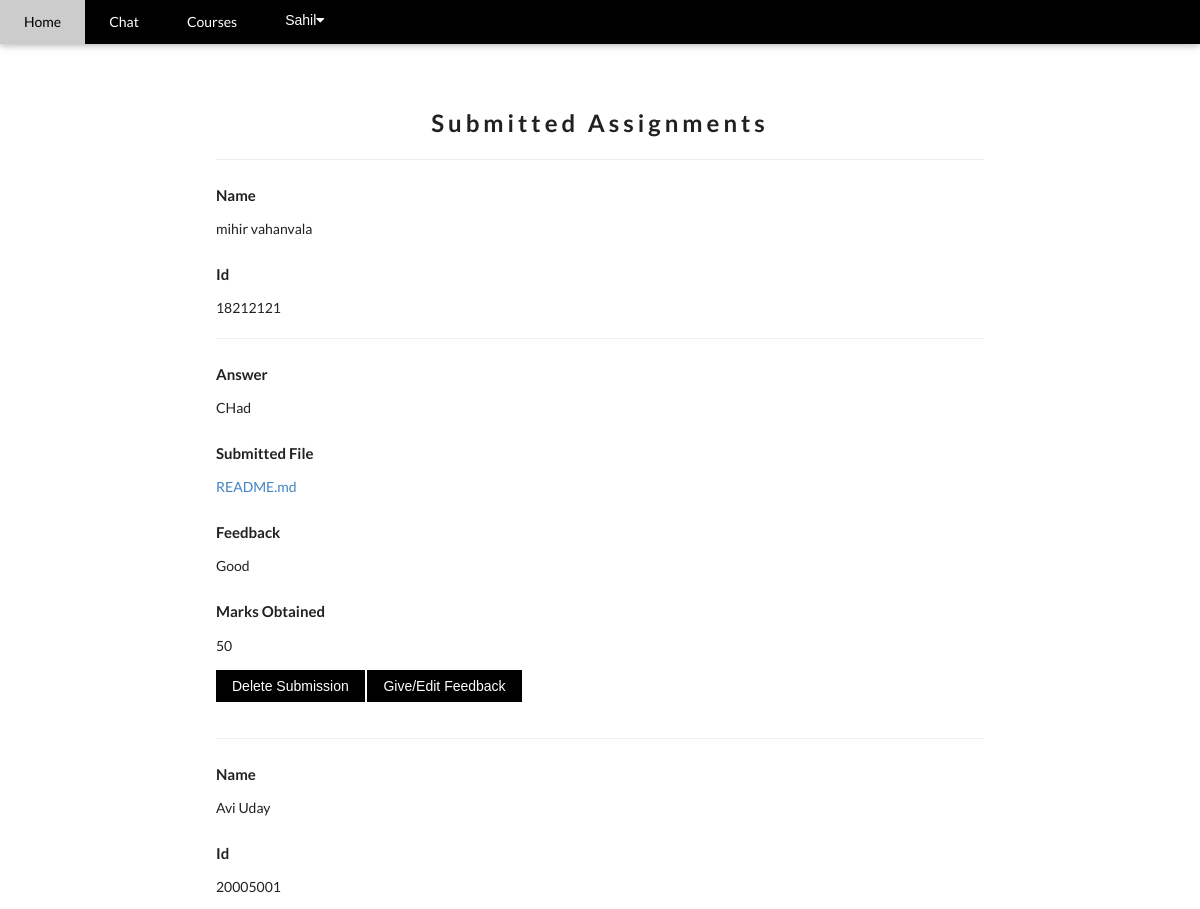
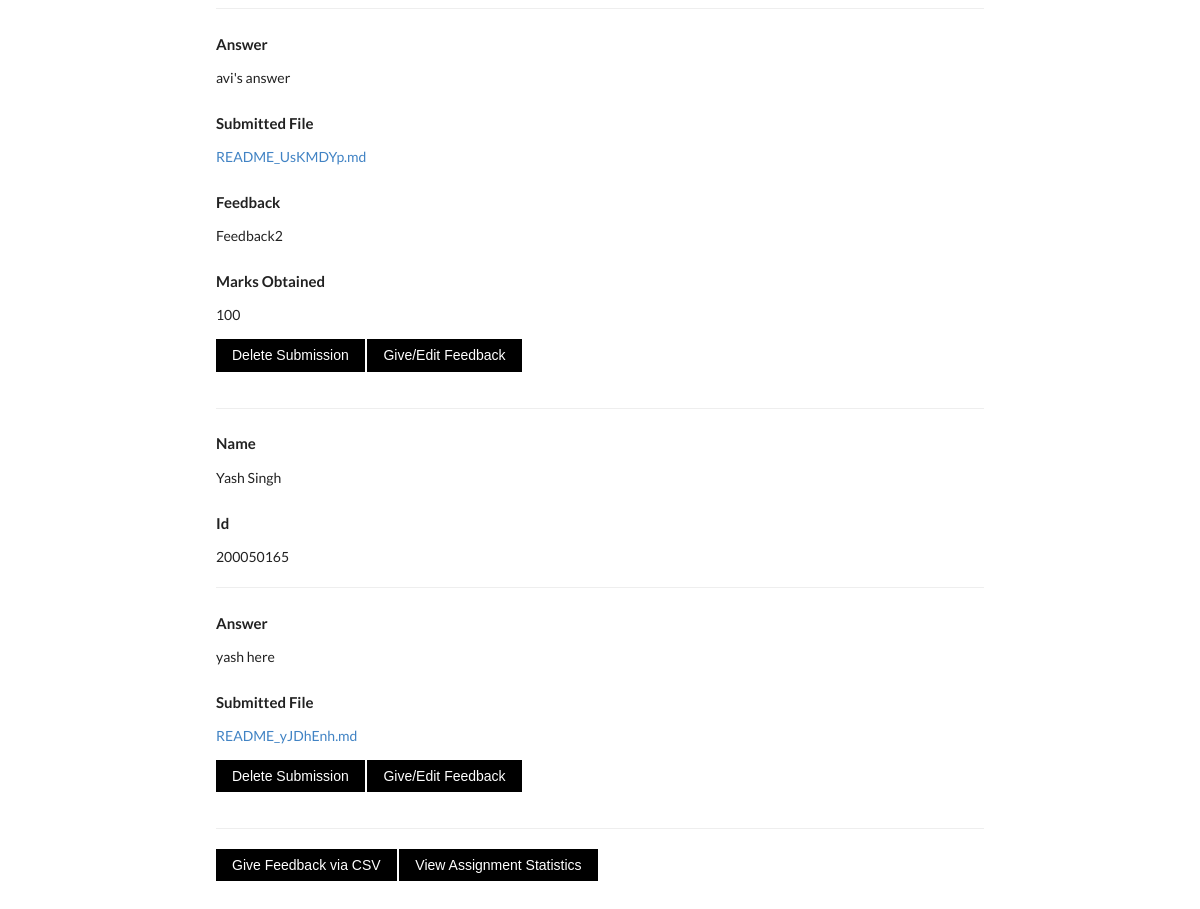
The app's page /3/assignment/2/submitted-assignment (signed in) with its own data (2 pictures, top to bottom).
### authentication/models.py (models this page shows, shortened)
class User(AbstractUser):
    username = None
    role = models.CharField(max_length=12, error_messages={
        'required': "Role must be provided"
    })
    email = models.EmailField(unique=True, blank=False,
                              error_messages={
                                  'unique': "A user with that email already exists.",
                              })
    USERNAME_FIELD = "email"
    REQUIRED_FIELDS = []
    objects = UserManager()

### core/models.py (models this page shows, shortened)
class AssignmentSubmission(models.Model):
    user = models.ForeignKey(User, on_delete=models.CASCADE)
    assignment = models.ForeignKey(Assignment, on_delete=models.CASCADE)
    name = models.CharField(max_length=100)
    university_id = models.CharField(max_length=100)
    content = models.TextField(null=True, blank=True)
    feedback = models.TextField(default='')
    file = models.FileField(null=True, blank=True)
    marks_obtained = models.IntegerField(default = 0)

### core/views.py (the view)
# urls.py: path('<int:id>/assignment/<int:pk>/submitted-assignment', view_assignmentsubmissionlist, name='submitted-assignment'),
def view_assignmentsubmissionlist(request, id, pk):
        assignment = get_object_or_404(Assignment, pk=pk)
        id=id
        pk=pk
        is_ta = 0
        students = Student.objects.filter(course = assignment.course, user=request.user)
        for item in students:
            is_ta = item.is_ta
        if(request.user.role == 'student' and is_ta == 0):
            assignmentsub_list = AssignmentSubmission.objects.filter(assignment = assignment, user = request.user)
        else:
            assignmentsub_list = AssignmentSubmission.objects.filter(assignment = assignment)
        return render(request, "core/instructor/submitted_assignment.html", {'assignment_submission': assignmentsub_list , 'id': id, 'pk': pk, 'is_ta': is_ta})

### templates/core/instructor/submitted_assignment.html (shortened to what this page needs)
{% extends 'base.html' %}
{% load static %}
{% block content %}
<div class="w3-container w3-content w3-padding-64" style="max-width:800px" id="contact">
     <h2 class="w3-wide w3-center">Submitted Assignments</h2>
        <hr/>
            {% for foo in assignment_submission %}
                <p> <h4>Name</h4> {{ foo.name }} </p>
                <p> <h4>Id</h4> {{ foo.university_id }} </p>
                <hr/>
                <p> <h4>Answer</h4> {{ foo.content }}  </p>
                {% if foo.file %}
                <p> <h4>Submitted File</h4> <a href="{{foo.file.url}}" download>{{foo.file}}</a> </p>
                {% endif %}
                {% if foo.feedback %}
                <p> <h4>Feedback</h4> {{ foo.feedback }}  </p>
                {% endif %}
                {% if foo.marks_obtained %}
                <p> <h4>Marks Obtained</h4> {{ foo.marks_obtained }}  </p>
                {% endif %}
                <a href="{% url 'core:submission-delete' foo.id %}"><button class="w3-button w3-black w3-margin-bottom" onclick="document.getElementById('ticketModal').style.display='block'">Delete Submission</button></a>
                {% if request.user.is_authenticated and request.user.role == 'instructor' %}
                <a href="submitted-assignment/{{foo.id}}/assignment-feedback"><button class="w3-button w3-black w3-margin-bottom" onclick="document.getElementById('ticketModal').style.display='block'">Give/Edit Feedback</button></a>
                {% endif %}
                <hr/>
            {% endfor %}
                {% if request.user.is_authenticated and request.user.role == 'instructor' %}
                <a href="submitted-assignment/upload-csv"><button class="w3-button w3-black w3-margin-bottom" onclick="document.getElementById('ticketModal').style.display='block'">Give Feedback via CSV</button></a>
                {% endif %}
                <a href="submitted-assignment/assignment-chart"><button class="w3-button w3-black w3-margin-bottom" onclick="document.getElementById('ticketModal').style.display='block'">View Assignment Statistics</button></a>
    </div>
{% endblock %}

### templates/nav.html (shortened to what this page needs)
<div class="w3-top">
    <div class="w3-bar w3-black w3-card">
    <a href="/" class="w3-bar-item w3-button w3-padding-large">Home</a>
    {% if request.user.is_authenticated and request.user.role == 'instructor' %}
    <a href="{% url 'chat:chats' %}" class="w3-bar-item w3-button w3-padding-large">Chat</a>
    <a href="{% url 'core:course' %}" class="w3-bar-item w3-button w3-padding-large">Courses</a>
    <div class="w3-dropdown-hover w3-hide-small">
    <button class="w3-padding-large w3-button" title="More">{{ request.user.first_name }}<i class="fa fa-caret-down"></i></button>
                    {% endif %}
    </div>
    </div>

### static/css/ournewstyles.css (style rules this page uses)
html { box-sizing:border-box }
*,*:before,*:after { box-sizing:inherit }
html { -ms-text-size-adjust:100%;-webkit-text-size-adjust:100% }
body { margin:0 }
a { background-color:transparent }
hr { box-sizing:content-box;height:0;overflow:visible }
button,input,select,textarea,optgroup { font:inherit;margin:0 }
button,input { overflow:visible }
button,select { text-transform:none }
button,[type=button],[type=reset],[type=submit] { -webkit-appearance:button }
html,body { font-family:Verdana,sans-serif;font-size:15px;line-height:1.5;overflow-y:scroll }
h2 { font-size:30px }
h4 { font-size:20px }
h1,h2,h3,h4,h5,h6 { font-family:"Segoe UI",Arial,sans-serif;font-weight:400;margin:10px 0 }
.w3-wide { letter-spacing:4px }
hr { border:0;border-top:1px solid #eee;margin:20px 0 }
a { color:inherit }
.w3-btn,.w3-button { border:none;display:inline-block;padding:8px 16px;vertical-align:middle;text-decoration:none;color:inherit;background-color:inherit;text-align:center;cursor:pointer;white-space:nowrap }
.w3-btn,.w3-button { -webkit-touch-callout:none;-webkit-user-select:none;-khtml-user-select:none;-moz-user-select:none;-ms-user-select:none;user-select:none }
.w3-dropdown-click,.w3-dropdown-hover { position:relative;display:inline-block;cursor:pointer }
.w3-bar { width:100% }
.w3-bar .w3-bar-item { padding:8px 16px;float:left;width:auto;border:none;display:block;outline:0 }
.w3-bar .w3-dropdown-hover,.w3-bar .w3-dropdown-click { position:static;float:left }
.w3-bar .w3-button { white-space:normal }
.w3-container:after,.w3-container:before,.w3-panel:after,.w3-panel:before,.w3-row:after,.w3-row:before,.w3-row-padding:after,.w3-row-padding:before, .w3-cell-row:before,.w3-cell-row:after,.w3-clear:after,.w3-clear:before,.w3-bar:before,.w3-bar:after { content:"";display:table;clear:both }
.w3-content,.w3-auto { margin-left:auto;margin-right:auto }
.w3-content { max-width:980px }
.w3-top,.w3-bottom { position:absolute;width:100%;z-index:1 }
.w3-top { top:0 }
.w3-container,.w3-panel { padding:0.01em 16px }
.w3-card,.w3-card-2 { box-shadow:0 2px 5px 0 rgba(0,0,0,0.16),0 2px 10px 0 rgba(0,0,0,0.12) }
.w3-center { text-align:center!important }
.w3-margin-bottom { margin-bottom:16px!important }
.w3-padding-large { padding:12px 24px!important }
.w3-padding-64 { padding-top:64px!important;padding-bottom:64px!important }
.w3-black,.w3-hover-black:hover { color:#fff!important;background-color:#000!important }

### templates/base.html (style rules this page uses)
body { font-family: "Lato", sans-serif }

### records on screen
User: user.first_name "Sahil"
AssignmentSubmission: name "mihir vahanvala", university_id "18212121", content "CHad", file "README.md", feedback "Good", marks_obtained "50"
AssignmentSubmission: name "Avi Uday", university_id "20005001", content "avi's answer", file "README_UsKMDYp.md", feedback "Feedback2", marks_obtained "100"
AssignmentSubmission: name "Yash Singh", university_id "200050165", content "yash here", file "README_yJDhEnh.md"
